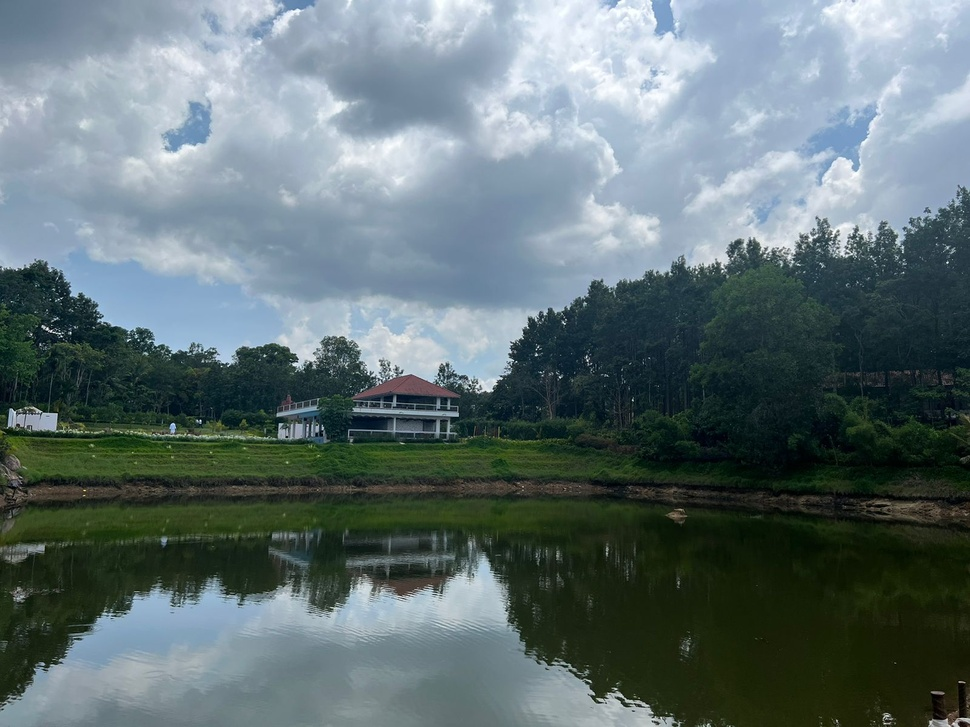
#> input picture data/house.jpg, 970 x 727 px, shrunk from 1600 x 1200 before the run, found by its file name
$ python median_blur.py
#> lines starting #> are read from the running program, lines starting #| are printed output that depends on the picture
import cv2
import numpy as np

kernel = np.ones((5, 5), np.uint8)

img = cv2.imread('data/house.jpg')
#> img is the input picture: shape (727, 970, 3); mean B, G, R 115.7, 113.3, 97.2

#blurred_3 = cv2.medianBlur(img, 3)
#blurred_7 = cv2.medianBlur(img, 7)
median_blurred_17 = cv2.medianBlur(img, 17)
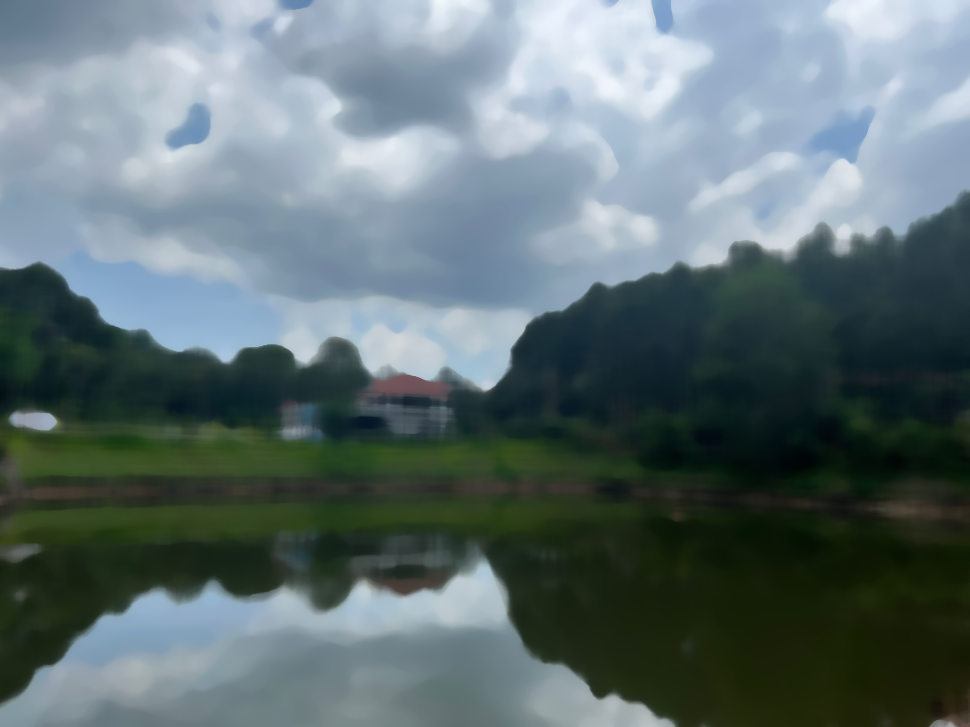
#> median_blurred_17: shape (727, 970, 3); mean B, G, R 114.7, 112.4, 96.2
blurred_17 = cv2.blur(img, (17, 17))
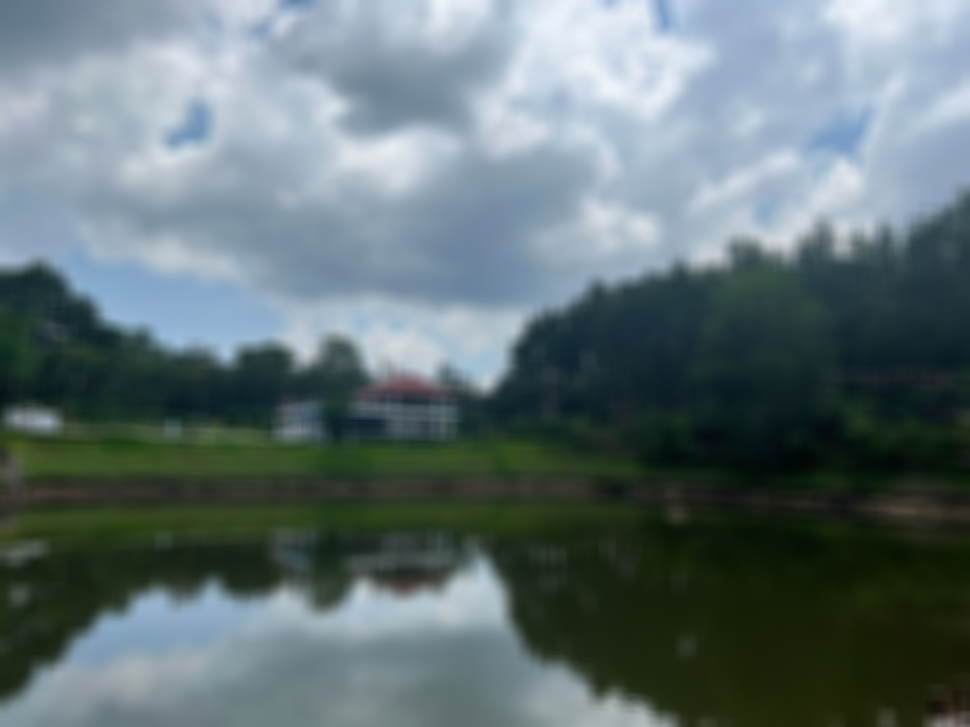
#> blurred_17: shape (727, 970, 3); mean B, G, R 115.7, 113.3, 97.2

cv2.imshow('Blurred Median (17, 17)', median_blurred_17)
cv2.imshow('Blurred Mean (17, 17)', blurred_17)
cv2.waitKey(0)
cv2.destroyAllWindows()

$ run again, with data/l9_0.jpg copied over data/house.jpg
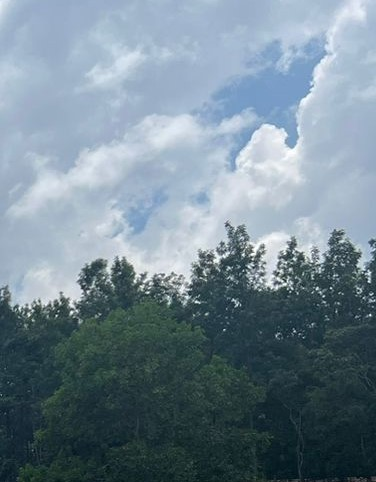
#> input picture data/l9_0.jpg, 376 x 482 px, found by its file name
#> img is the input picture: shape (482, 376, 3); mean B, G, R 145, 133.2, 114.5
#> `median_blurred_17 = cv2.medianBlur(img, 17)`:
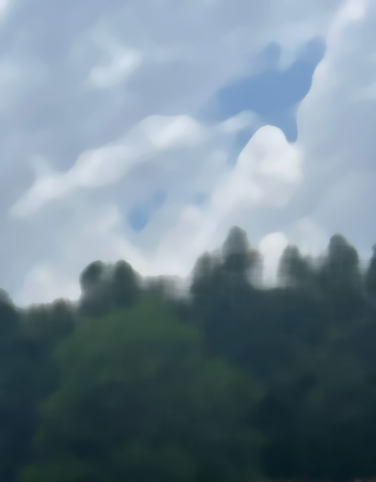
#> median_blurred_17: shape (482, 376, 3); mean B, G, R 144.2, 132.4, 113.6

$ run again, with data/cats.jpeg copied over data/house.jpg
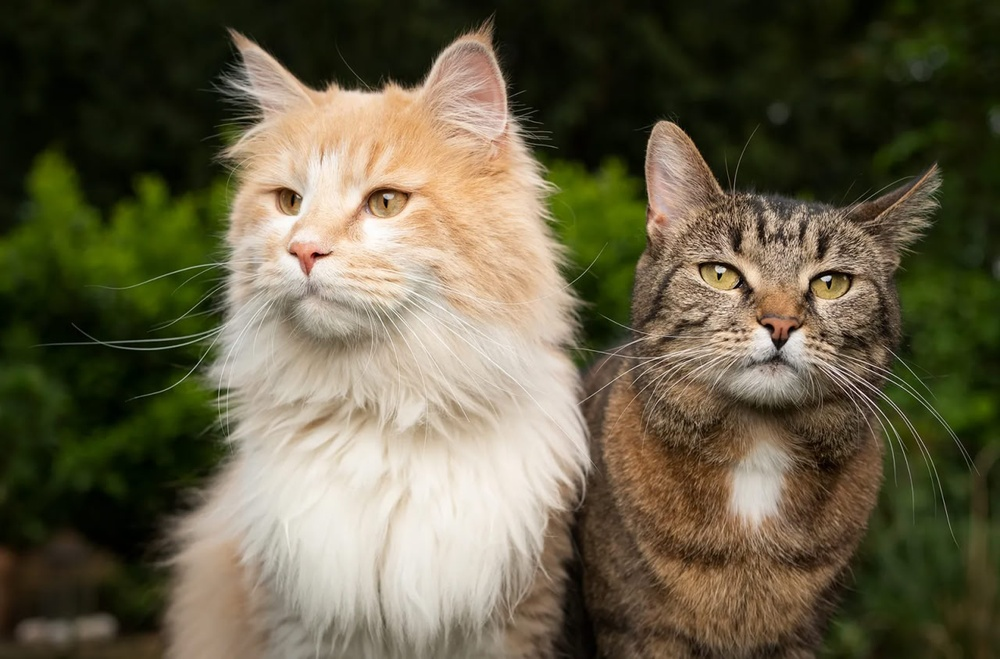
#> input picture data/cats.jpeg, 1000 x 659 px, shrunk from 1280 x 843 before the run, found by its file name
#> img is the input picture: shape (659, 1000, 3); mean B, G, R 70.6, 94.4, 101.1
#> `median_blurred_17 = cv2.medianBlur(img, 17)`:
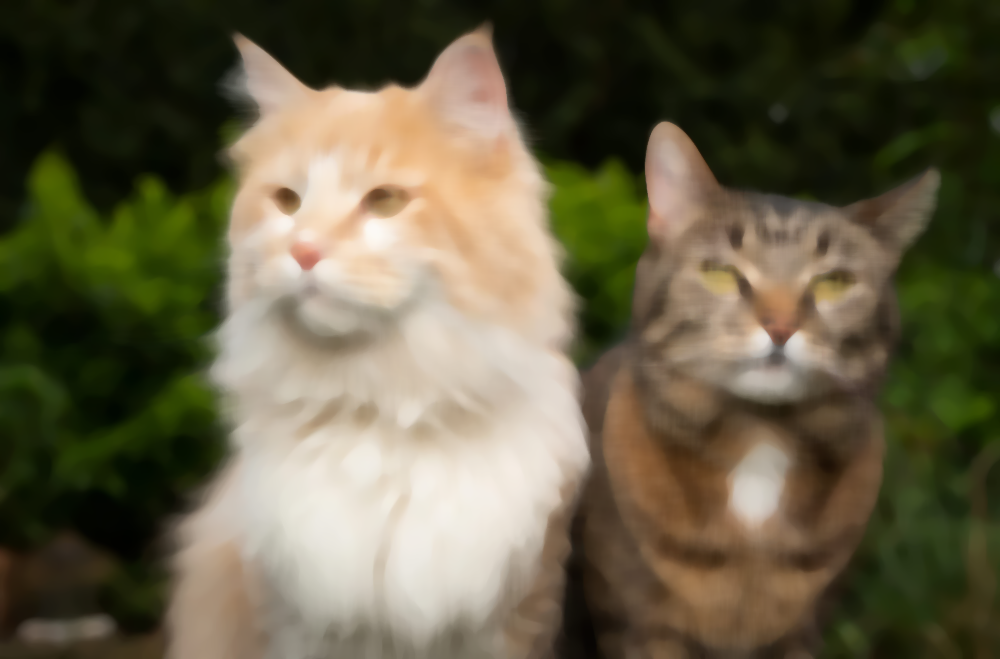
#> median_blurred_17: shape (659, 1000, 3); mean B, G, R 70.2, 94.2, 101

$ run again, with data/dogs.jpeg copied over data/house.jpg
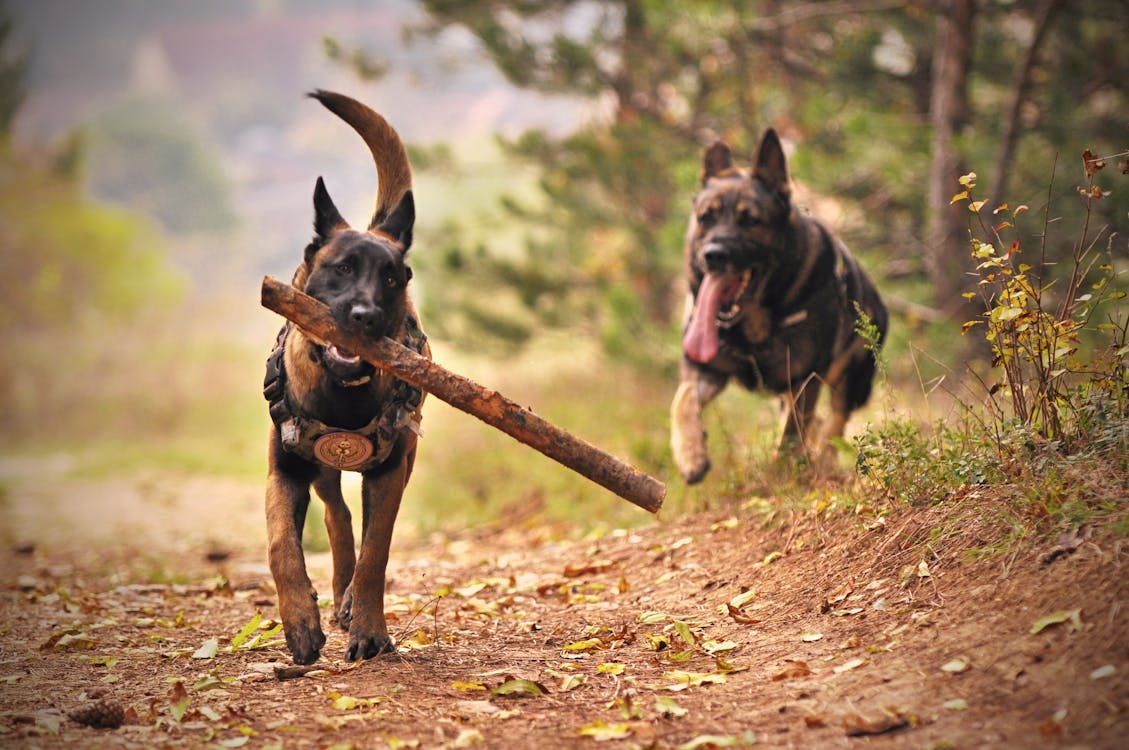
#> input picture data/dogs.jpeg, 1129 x 750 px, found by its file name
#> img is the input picture: shape (750, 1129, 3); mean B, G, R 94.4, 128.4, 158.6
#> `median_blurred_17 = cv2.medianBlur(img, 17)`:
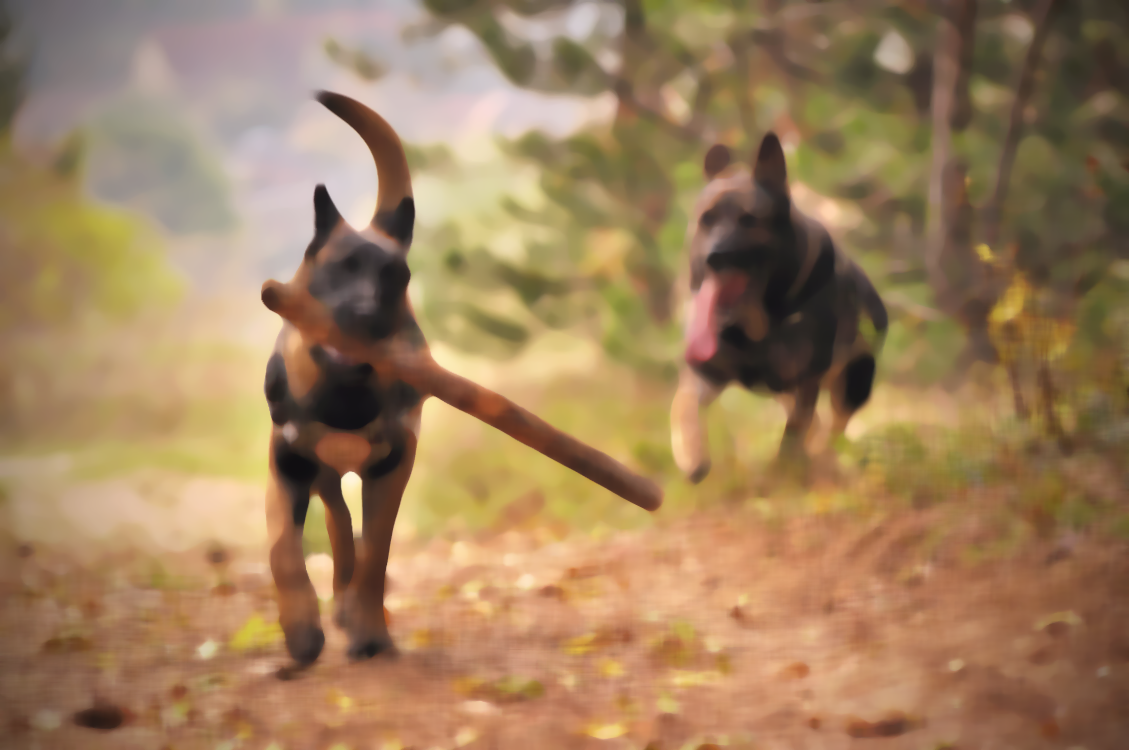
#> median_blurred_17: shape (750, 1129, 3); mean B, G, R 93.8, 128.2, 159
#> `blurred_17 = cv2.blur(img, (17, 17))`:
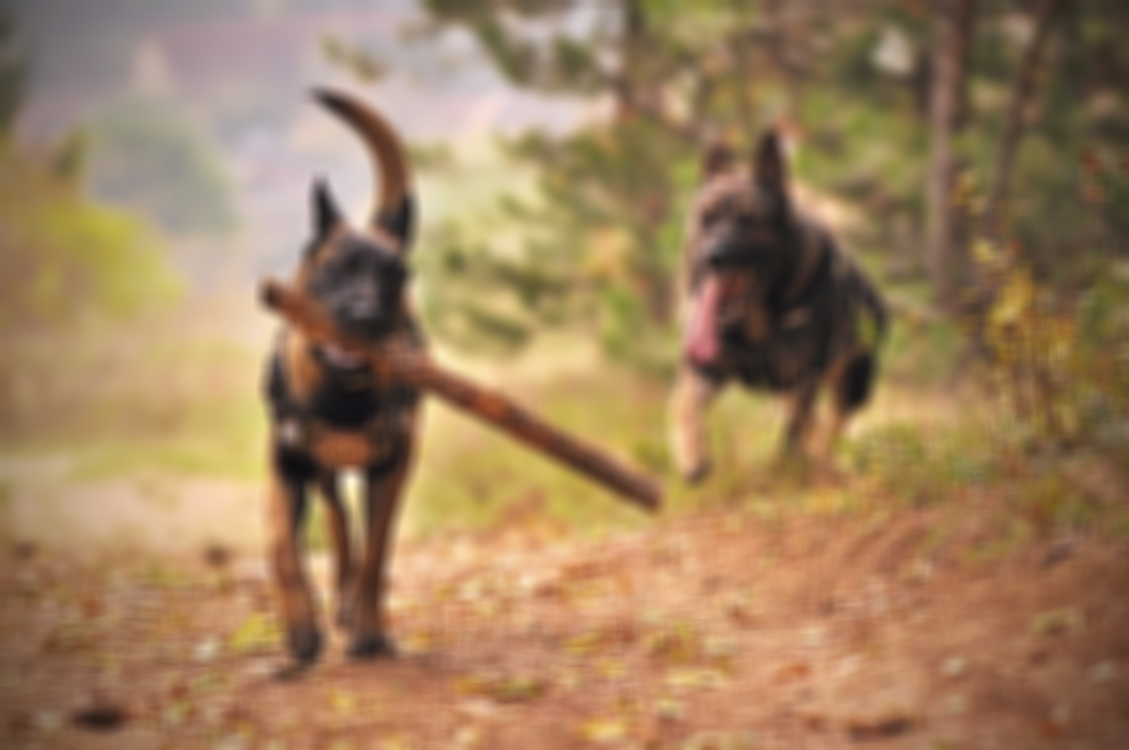
#> blurred_17: shape (750, 1129, 3); mean B, G, R 94.4, 128.4, 158.6
